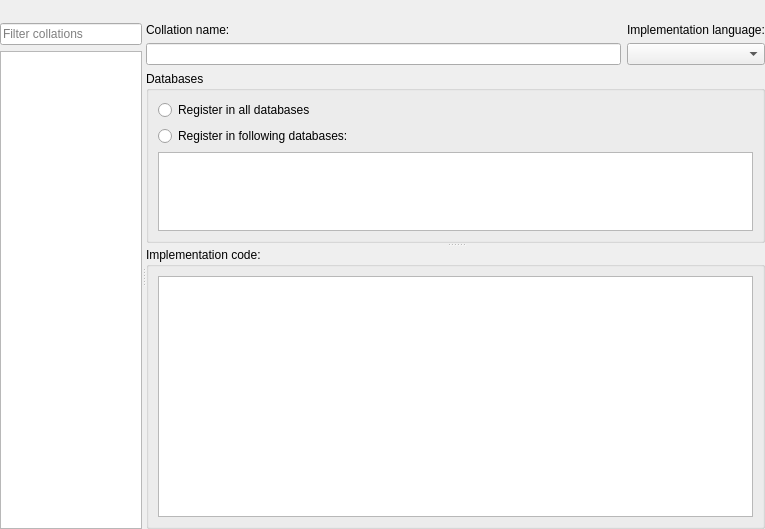
<?xml version="1.0" encoding="UTF-8"?>
<ui version="4.0">
 <class>CollationsEditor</class>
 <widget class="QWidget" name="CollationsEditor">
  <property name="geometry">
   <rect>
    <x>0</x>
    <y>0</y>
    <width>765</width>
    <height>529</height>
   </rect>
  </property>
  <property name="windowTitle">
   <string>Form</string>
  </property>
  <layout class="QVBoxLayout" name="verticalLayout">
   <property name="leftMargin">
    <number>0</number>
   </property>
   <property name="topMargin">
    <number>0</number>
   </property>
   <property name="rightMargin">
    <number>0</number>
   </property>
   <property name="bottomMargin">
    <number>0</number>
   </property>
   <item>
    <widget class="QToolBar" name="toolbar"/>
   </item>
   <item>
    <widget class="QWidget" name="mainWidgt" native="true">
     <layout class="QHBoxLayout" name="horizontalLayout">
      <property name="leftMargin">
       <number>0</number>
      </property>
      <property name="topMargin">
       <number>0</number>
      </property>
      <property name="rightMargin">
       <number>0</number>
      </property>
      <property name="bottomMargin">
       <number>0</number>
      </property>
      <item>
       <widget class="QSplitter" name="splitter">
        <property name="orientation">
         <enum>Qt::Horizontal</enum>
        </property>
        <widget class="QWidget" name="leftWidget" native="true">
         <property name="sizePolicy">
          <sizepolicy hsizetype="Preferred" vsizetype="Preferred">
           <horstretch>1</horstretch>
           <verstretch>0</verstretch>
          </sizepolicy>
         </property>
         <layout class="QVBoxLayout" name="verticalLayout_2">
          <property name="leftMargin">
           <number>0</number>
          </property>
          <property name="topMargin">
           <number>0</number>
          </property>
          <property name="rightMargin">
           <number>0</number>
          </property>
          <property name="bottomMargin">
           <number>0</number>
          </property>
          <item>
           <widget class="QLineEdit" name="lineEdit">
            <property name="placeholderText">
             <string>Filter collations</string>
            </property>
           </widget>
          </item>
          <item>
           <widget class="QListView" name="collationList"/>
          </item>
         </layout>
        </widget>
        <widget class="QWidget" name="rightWidget" native="true">
         <property name="sizePolicy">
          <sizepolicy hsizetype="Preferred" vsizetype="Preferred">
           <horstretch>4</horstretch>
           <verstretch>0</verstretch>
          </sizepolicy>
         </property>
         <layout class="QGridLayout" name="gridLayout">
          <property name="leftMargin">
           <number>0</number>
          </property>
          <property name="topMargin">
           <number>0</number>
          </property>
          <property name="rightMargin">
           <number>0</number>
          </property>
          <property name="bottomMargin">
           <number>0</number>
          </property>
          <item row="1" column="0">
           <widget class="QLineEdit" name="nameEdit"/>
          </item>
          <item row="0" column="0">
           <widget class="QLabel" name="nameLabel">
            <property name="text">
             <string>Collation name:</string>
            </property>
           </widget>
          </item>
          <item row="1" column="1">
           <widget class="QComboBox" name="langCombo"/>
          </item>
          <item row="0" column="1">
           <widget class="QLabel" name="langLabel">
            <property name="text">
             <string>Implementation language:</string>
            </property>
           </widget>
          </item>
          <item row="2" column="0" colspan="2">
           <widget class="QWidget" name="rightBottomWidget" native="true">
            <layout class="QVBoxLayout" name="verticalLayout_5">
             <property name="leftMargin">
              <number>0</number>
             </property>
             <property name="topMargin">
              <number>0</number>
             </property>
             <property name="rightMargin">
              <number>0</number>
             </property>
             <property name="bottomMargin">
              <number>0</number>
             </property>
             <item>
              <widget class="QSplitter" name="splitter_2">
               <property name="orientation">
                <enum>Qt::Vertical</enum>
               </property>
               <widget class="QGroupBox" name="databasesGroup">
                <property name="sizePolicy">
                 <sizepolicy hsizetype="Preferred" vsizetype="Preferred">
                  <horstretch>0</horstretch>
                  <verstretch>1</verstretch>
                 </sizepolicy>
                </property>
                <property name="title">
                 <string>Databases</string>
                </property>
                <layout class="QVBoxLayout" name="verticalLayout_3">
                 <item>
                  <widget class="QRadioButton" name="allDatabasesRadio">
                   <property name="text">
                    <string>Register in all databases</string>
                   </property>
                  </widget>
                 </item>
                 <item>
                  <widget class="QRadioButton" name="selectedDatabasesRadio">
                   <property name="text">
                    <string>Register in following databases:</string>
                   </property>
                  </widget>
                 </item>
                 <item>
                  <widget class="QTreeView" name="databaseList">
                   <attribute name="headerVisible">
                    <bool>false</bool>
                   </attribute>
                  </widget>
                 </item>
                </layout>
               </widget>
               <widget class="QGroupBox" name="codeGroup">
                <property name="sizePolicy">
                 <sizepolicy hsizetype="Preferred" vsizetype="Preferred">
                  <horstretch>0</horstretch>
                  <verstretch>2</verstretch>
                 </sizepolicy>
                </property>
                <property name="title">
                 <string>Implementation code:</string>
                </property>
                <layout class="QVBoxLayout" name="verticalLayout_4">
                 <item>
                  <widget class="QPlainTextEdit" name="codeEdit"/>
                 </item>
                </layout>
               </widget>
              </widget>
             </item>
            </layout>
           </widget>
          </item>
         </layout>
        </widget>
       </widget>
      </item>
     </layout>
    </widget>
   </item>
  </layout>
 </widget>
 <resources/>
 <connections/>
</ui>
